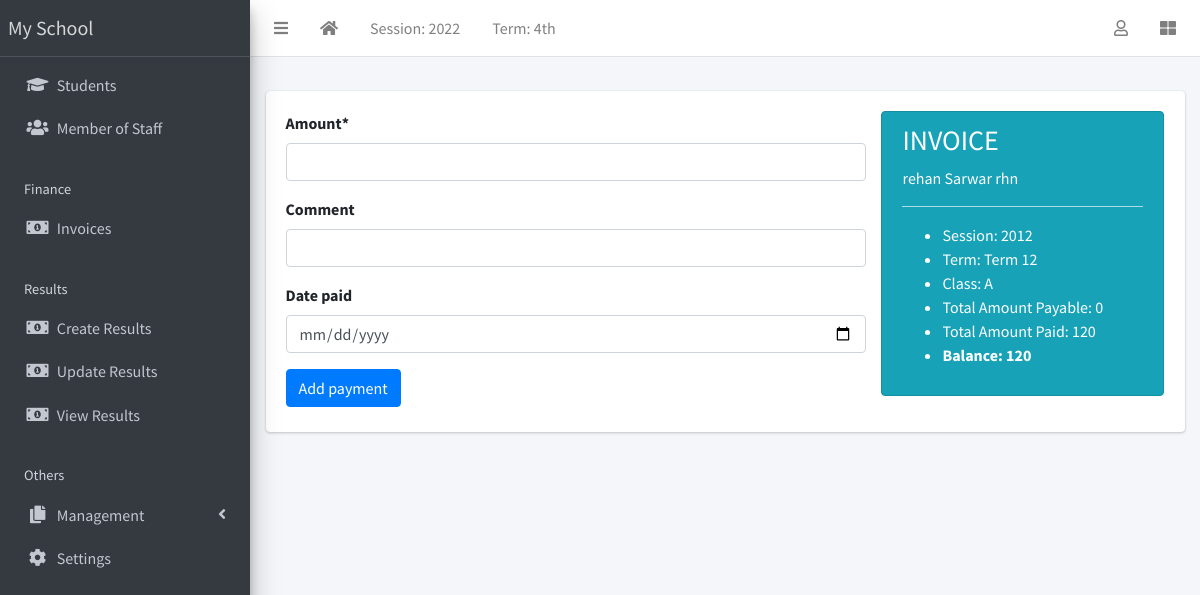
The page /appURL/addreceipt/26 on the database its author committed.
### schoolapp/models.py (models this page shows, shortened)
class Invoice(models.Model):
    statuschoice = [
        ('Active','Active'),
        ('Inactive','Inactive'),
    ]
    studentnameI = models.ForeignKey(Student,on_delete=models.CASCADE, related_name="studentI")
    sessionnameI = models.ForeignKey(CurrentSession,on_delete=models.CASCADE, related_name="sessionI")
    termnameI = models.ForeignKey(CurrentTerm,on_delete=models.CASCADE, related_name="termI")
    classnameI = models.ForeignKey(Class,on_delete=models.CASCADE, related_name="classI")
    balance_from_prev_term = models.IntegerField()
    status = models.CharField(max_length=100,choices=statuschoice,default='Active')

class Student(models.Model):
    statuschoice = [
        ('Active','Active'),
        ('Inactive','Inactive'),
    ]
    genders = [
        ('Male','Male'),
        ('Female','Female'),
    ]
    id = models.AutoField(primary_key=True)
    status = models.CharField(max_length=100,choices=statuschoice,default='Active')
    registeration_number = models.CharField(max_length=1200,unique=True)
    first_name = models.CharField(max_length=500)
    sur_name = models.CharField(max_length=500)
    other_name = models.CharField(max_length=500, blank=True,null=True)
    gender = models.CharField(max_length=300,choices=genders,default='Male')
    date_of_birth = models.DateField()
    classnameS = models.ForeignKey(Class, on_delete=models.CASCADE, related_name="classS")
    date_of_addmission = models.DateField()
    mobile_no = models.IntegerField(null=True, blank=True,unique=True)
    address = models.TextField(null=True, blank=True)
    others = models.TextField(null=True, blank=True)
    passport = models.ImageField(upload_to='home/images',null=True, blank=True)

class CurrentSession(models.Model):
    sessionname = models.CharField(max_length=400)
    def __str__(self):
        return self.sessionname

class CurrentTerm(models.Model):
    termname = models.CharField(max_length=400)
    def __str__(self):
        return self.termname

class Class(models.Model):
    classname = models.CharField(max_length=400)
    def __str__(self):
        return self.classname

### schoolapp/views.py (the view)
# urls.py: path('addreceipt/<int:id>', views.AddReceipt, name='addreceipt'),
def AddReceipt(request,id):
    if request.method == 'POST':
        receipt = ReceiptForm(request.POST)
        if receipt.is_valid():
            res = receipt.save(commit=False)
            res.receiptFK_id= id
            res.save()
            return redirect('invoicerecord')
    else:
        receipt = ReceiptForm()
        invoice = Invoice.objects.get(id=id)
        allreceipt = []
        allfee = []
        balance = 0
        getreceipt = Receipt.objects.filter(receiptFK__studentnameI=invoice.studentnameI)
        getfee = FeeStructure.objects.filter(feeFK__studentnameI=invoice.studentnameI)
        sum = 0
        for get in getreceipt:
            sum = sum + get.amount
            balance = invoice.balance_from_prev_term - sum
        allreceipt.append(sum)
        allreceipt.append(balance)
        fees = 0
        total_payable = 0
        for fee in getfee:
            fees = fees + fee.feeamount
        total_payable = fees + invoice.balance_from_prev_term
        allfee.append(fees)
        allfee.append(total_payable)
    context = {}
    context['invoice'] = invoice
    context['alls'] = allreceipt
    context['gets'] = getreceipt
    context['allfee'] = allfee
    context['getfee'] = getfee
    context['receipt_form'] = receipt
    return render(request, "schoolapp/addreceipt.html",context)

### schoolapp/forms.py
class ReceiptForm(forms.ModelForm):
    class Meta:
        model = Receipt
        fields = '__all__'
        exclude =('receiptFK',)
        widgets = {
            'date_paid': DateInput(),
        }

### schoolapp/templatetags/customtag.py (called while the page is built)
@register.filter
def sub(value, arg):
    return value - arg

### schoolapp/templates/schoolapp/addreceipt.html (shortened to what this page needs)
{% extends 'base.html' %}
{% block body %}
{% load customtag %}
{% load crispy_forms_tags %}
<div class="content-wrapper">
    <section class="content-header">
    </section>
    <section class="content">
      <div class="container-fluid">
        <div class="row">
          <div class="col-md-12">
            <div class="card">
              <div class="card-body">
                <div class="row">
                  <div class="col">
<div class="row">
<div class="col-8">
  <form action="" method="POST">
    {{receipt_form|crispy}}
    <input type="submit" class="btn btn-primary" value="Add payment">
  </form>
</div>
<div class="col-4">
  <div class="alert alert-info" role="alert">
    <h3>INVOICE</h3>
    <p>{{invoice.studentnameI.first_name}} {{invoice.studentnameI.sur_name}} {% if invoice.studentnameI.other_name %} {{invoice.studentnameI.other_name}} {% endif %}</p>
    <hr>
    <ul>
      <li>Session: {{invoice.sessionnameI}}</li>
      <li>Term: {{invoice.termnameI}}</li>
      <li>Class: {{invoice.classnameI}}</li>
      <li>Total Amount Payable: {{allfee.1|sub:alls.0}}
      </li>
      <li>Total Amount Paid: {{alls.0}}</li>
      <li><strong>Balance: {{allfee.1}}</strong></li>
    </ul>
  </div>
</div>
</div>
                  </div>
                </div>
              </div>
            </div>
          </div>
        </div>
      </div>
    </section>
  </div>
{% endblock body %}

### rows shown on the page
Invoice: studentnameI.first_name "rehan", studentnameI.sur_name "Sarwar", studentnameI.other_name "rhn", sessionnameI "2012", termnameI "Term 12", classnameI "A"

### other values the page prints
{{ allfee.1|sub:alls.0 }} "0"
{{ alls.0 }} "120"
{{ allfee.1 }} "120"
